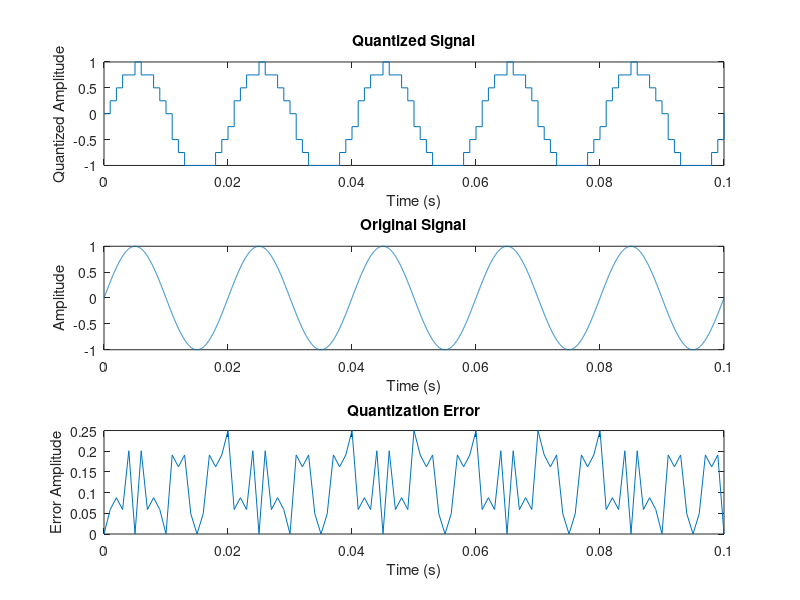

Here is the MATLAB script that generated this plot:
A = 1;
f = 50;
t = 0:0.00001:(5/f);
xc  = A*sin(2*pi*f*t);
fs = 1000;
td = 0:(1/fs): (5/f);
xd = A*sin(2*pi*f*td);
amp = max(abs(xd));
N =3;
delta = (amp*2)/ (2^N);
xq = delta*floor(xd/delta);
subplot(3,1,1);
stairs(td,xq);
xlabel('Time (s)');
ylabel('Quantized Amplitude');
title('Quantized Signal');
subplot(3,1,2);
plot(t, xc);
xlabel('Time (s)');
ylabel('Amplitude');
title('Original Signal');
error = xd-xq;
subplot(3,1,3);
plot(td,error);
xlabel('Time (s)');
ylabel('Error Amplitude');
title('Quantization Error');
